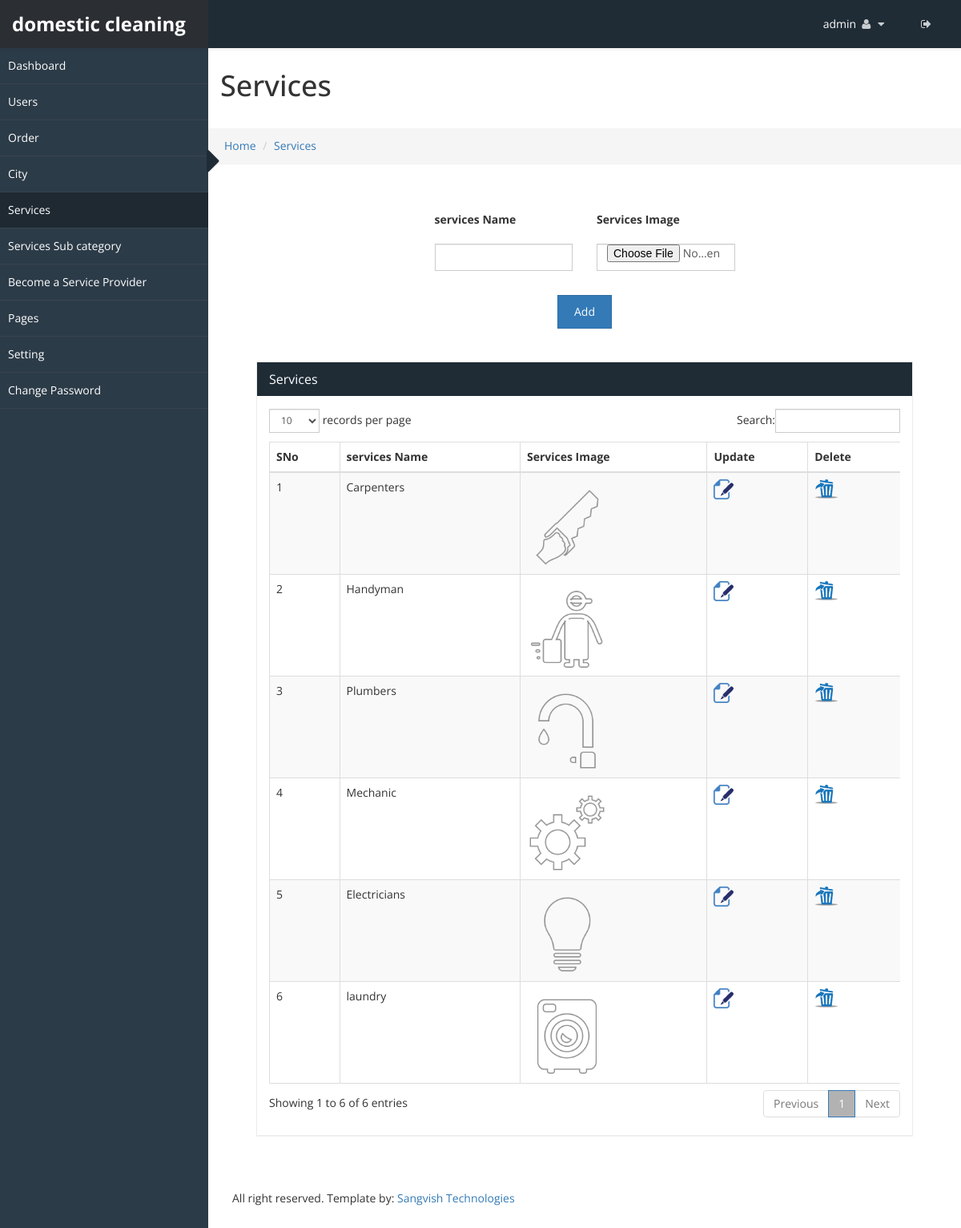
The page /admincp/services.php (signed in) on the database its author committed.
### tables this page shows
CREATE TABLE `sv_admin_login` (
  `admin_id` int(20) NOT NULL,
  `user_name` varchar(255) NOT NULL,
  `password` varchar(255) NOT NULL,
  `email_id` varchar(255) NOT NULL,
  `site_name` varchar(255) NOT NULL,
  `logo` varchar(255) NOT NULL,
  `favicon` varchar(255) NOT NULL,
  `site_desc` varchar(255) NOT NULL,
  `keyword` varchar(255) NOT NULL,
  `site_url` varchar(255) NOT NULL,
  `paypal_id` varchar(200) NOT NULL,
  `currency_mode` varchar(200) NOT NULL,
  `paypal_site_mode` varchar(200) NOT NULL
);

CREATE TABLE `sv_services` (
  `services_id` int(25) NOT NULL,
  `services_name` varchar(255) NOT NULL,
  `service_img` varchar(255) NOT NULL
);

### admincp/services.php (the view, shortened to what this page needs)
<!DOCTYPE html>
<html xmlns="http://www.w3.org/1999/xhtml">
<?php include("../connection.php"); ?>
<?php
if(isset($_REQUEST['services_id']))
	{
		$services_id=$_REQUEST['services_id'];
		$res=mysqli_query($con, "select * from sv_services where services_id='$services_id'");
		$row=mysqli_num_rows($res);
		if($row==0)
	 	{
		  $services_id="";
		  $services_name="";
		  $service_img="";
		  $typ="add";
		}
		else
		{
			$fet=mysqli_fetch_array($res);
			$services_name=mysqli_real_escape_string($con, $fet['services_name']);
			$service_img=mysqli_real_escape_string($con, $fet['service_img']);
			$typ="update";
		}
	}
	else
	{
		$services_name="";
		$service_img="";
	}
?>
<body>
    <div id="wrapper">
        <?php include("top_menu.php") ?>
        <?php include("side_menu.php") ?>
        <div id="page-wrapper" >
		  <div class="header">
                        <h1 class="page-header">
                            Services
                        </h1>
						<ol class="breadcrumb">
					  <li><a href="#">Home</a></li>
					  <li><a href="#">Services</a></li>
					</ol>
		</div>
            <div id="page-inner">
			    <div class="panel-body">
			<form class="" name="service_s" id="service_s" method="post" enctype="multipart/form-data" action="services_add.php">
					<div class="col-lg-3 col-md-3 col-sm-3"></div>
				<div class="col-lg-6 col-md-6 col-sm-6 table-bg">
                <div class="col-lg-6 col-md-6 col-sm-6">
					<div class="form-group">
					<label>services Name</label>
				</div>
					<input type="text" required="required" id="sname" class="form-control" name="sname" value="<?php echo $services_name;?>">
				</div>
				<div class="col-lg-6 col-md-6 col-sm-6">
					<div class="form-group">
						<label>Services Image</label>
					</div>
						<input type="file" id="service_img" class="form-control" name="service_img" value="<?php echo $service_img;?>">
				</div>
				</div>
				<div class="col-lg-12 col-md-12 col-sm-12 text-center" >
					<?php if(isset($_REQUEST['services_id'])) { ?>
					<button type="button" class="btn btn-primary" onclick="javascript:services_funct()">Update</button>
					<?php } else { ?>
					<button type="button"  class="btn btn-primary" onclick="javascript:services_funct()">Add</button>
					<?php } ?>
				</div>
					<div class="col-lg-3 col-md-3 col-sm-3"></div>
					</div>
            <div id="page-inner">
            <div class="row">
                <div class="col-md-12">
                    <div class="panel panel-default">
                        <div class="panel-heading">
                             Services
                        </div>
                        <div class="panel-body">
                            <div class="table-responsive">
                                <table class="table table-striped table-bordered table-hover" id="dataTables-example">
                                    <thead>
                                        <tr>
                                            <th>SNo</th>
											<th>services Name</th>
											<th>Services Image</th>
											<th>Update</th>
											<th>Delete</th>
                                        </tr>
                                    </thead>
									<tbody>
									<?php
										$sno=0;
										$res=mysqli_query($con, "select * from sv_services ORDER BY services_id DESC");
										while($row=mysqli_fetch_array($res))
										{
											$sno++;
											$services_id=mysqli_real_escape_string($con, $row['services_id']);
											$services_name=mysqli_real_escape_string($con, $row['services_name']);
											$service_img=mysqli_real_escape_string($con, $row['service_img']);
									?>
										<tr>
											<td><?php echo $sno; ?></td>
											<td><?php echo $services_name; ?></td>
											<td><img class="img-responsive sv_service_img" src="admin-logo/<?php echo $service_img;?>" ></td>
											<td><a href="services.php?services_id=<?php echo $services_id;?>"><img src="images/file_edit.png"  alt="update" title="update" ></a></td>
											<td><a href="javascript:services_del('<?php echo $services_id;?>');"><img src="images/delete.png" alt="" title="delete"></a></td>
										</tr>
										<?php } ?>
									</tbody>
                                </table>
                            </div>
                        </div>
                    </div>
                </div>
            </div>
                   </div>
				   				<?php include("footer.php") ?>
    </div>
            </div>
</body>
</html>

### admincp/top_menu.php (shortened to what this page needs)
<?php
 $res=mysqli_fetch_array(mysqli_query($con, "select * from sv_admin_login"));
	$site_name=mysqli_real_escape_string($con, $res['site_name']);
	$site_url=mysqli_real_escape_string($con, $res['site_url']);
?>
<head>
    <link href="css/bootstrap.css" rel="stylesheet" />
    <link href="css/font-awesome.css" rel="stylesheet" />
    <link href="css/custom-styles.css" rel="stylesheet" />
    <link href="js/dataTables/dataTables.bootstrap.css" rel="stylesheet" />
	    <link href="css/style.css" rel="stylesheet" />
    <link rel="stylesheet" href="js/Lightweight-Chart/cssCharts.css">
	    <link href="css/style.css" rel="stylesheet" />
		<link href="http://www.jqueryscript.net/css/jquerysctipttop.css" rel="stylesheet" type="text/css">
<link rel="stylesheet" type="text/css" href="css/livegraph.css" />
</head>
<?php include("../connection.php");
if(!isset($_SESSION['user_nam']))
	header("Location:index.php");
else
{
	$user_name=mysqli_real_escape_string($con, $_SESSION['user_nam']);
	$res=mysqli_fetch_array(mysqli_query($con, "select * from sv_admin_login where user_name='$user_name'"));
	$uname=mysqli_real_escape_string($con, $res['user_name']);
}
?>
<nav class="navbar navbar-default top-navbar" role="navigation">
            <div class="navbar-header">
                <a class="navbar-brand" href="<?php echo $site_url;?>"><strong><?php echo $site_name; ?></strong></a>
            </div>
            <ul class="nav navbar-top-links navbar-right">
                 <li class="dropdown">
                    <a class="dropdown-toggle" data-toggle="dropdown" href="#" aria-expanded="false">
					<span><?php echo $uname;?></span>
                        <i class="fa fa-user fa-fw"></i> <i class="fa fa-caret-down"></i>
                    </a>
                </li>
				 <li class="dropdown">
                    <a href="logout.php">
                        <i class="fa fa-sign-out" aria-hidden="true"></i>
                    </a>
                </li>
            </ul>
        </nav>

### admincp/css/custom-styles.css (style rules this page uses)
body { font-family: 'Open Sans', sans-serif; background: #fff; }
#wrapper { width: 100%; }
#page-wrapper { padding: 15px 15px; min-height: 600px; background: #fff; }
#page-inner { width:100%; margin:10px 20px 10px 0px; padding: 15px 30px; min-height:600px; }
.text-center { text-align:center; }
h1, .h1, h2, .h2, h3, .h3 { margin-top: 7px; }
body { overflow-x:hidden; }
.panel { border-radius:0px; }
.top-navbar { position: fixed; width: 100%; z-index: 300; -webkit-box-shadow: 0 3px 3px rgba(0, 0, 0, 0.05); -moz-box-shadow: 0 3px 3px rgba(0, 0, 0, 0.05); box-shadow: 0 3px 3px rgba(0, 0, 0, 0.05); }
#page-wrapper { position: relative; top: 55px; box-shadow: 0 0 10px #757575; -moz-box-shadow: 0 0 10px #757575; -webkit-box-shadow: 0 0 10px #757575; }
.breadcrumb { padding: 12px 10px 12px 20px; margin-bottom: 20px; list-style: none; border-radius: 0; -webkit-box-shadow: 0 1px 1px rgba(0,0,0,.05); box-shadow: 0 1px 1px rgba(0,0,0,.05); }
.page-header { padding-bottom: 9px; margin: 0; border-bottom: 1px solid transparent; text-align: left;background-color: #fff;padding: 32px 22px 32px 15px; }
.panel-default { border-color: #ECECEC; }
.panel-default > .panel-heading { color: #FFF; border-color: #FFF; background: #1F2C36 none repeat scroll 0 0; font-size: 16px; }
.top-navbar { margin:0px; padding:0px 30px 0 0; }
.top-navbar .navbar-brand { color: #fff; width: 260px; text-align: left; height: 60px; font-size: 24px; font-weight: 700; line-height: 30px; background: #1F2C36; }
.top-navbar .nav > li { position: relative; display: inline-block; margin: 0px; padding: 0px; }
.top-navbar .nav > li > a { position: relative; display: block; padding: 20px; color: #FFFFFF; margin: 0px; }
.top-navbar { background: #1F2C36; border-bottom:none; }
.top-navbar .nav > li > a > i { margin-right: 2px; }
.navbar-default { border:0px solid black; }
.navbar-header { background: transparent; }
.nav > li > a > i { margin-right:10px; color: rgba(255, 255, 255, 0.76); }
@media (min-width:768px) { #page-wrapper { margin: 0 0 0 260px; padding: 0; min-height: 1200px; } }
@media (min-width:768px) { .navbar { border-radius: 0px; } }

### admincp/css/style.css (style rules this page uses)
.table-bg { padding: 10px; background-color: #fff; margin-bottom:20px; }
.sv_service_img { width: 100px; height: 100px;margin-top:10px; }

### admincp/css/livegraph.css (style rules this page uses)
table { border-collapse: collapse; }
table, th, td { border: 1px solid black; padding: 4px; }

### rows shown on the page
sv_admin_login: site_name "domestic cleaning", user_name "admin"
sv_services: services_name "Carpenters", service_img (picture)
sv_services: services_name "Handyman", service_img (picture)
sv_services: services_name "Plumbers", service_img (picture)
sv_services: services_name "Mechanic", service_img (picture)
sv_services: services_name "Electricians", service_img (picture)
sv_services: services_name "laundry", service_img (picture)
